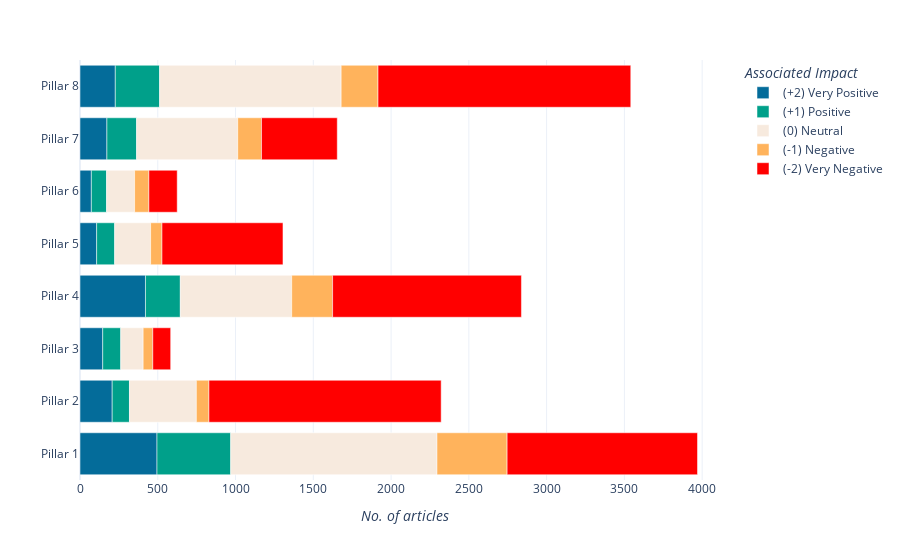

The notebook cell this image was saved under:
### Code cell
fig = px.bar(
    summary_sorted,
    x = "n_articles",
    y = "associated_pillar",
    color = "impact_score_str",
    color_discrete_map = {
        "(+2) Very Positive" : "#046C9A",
        "(+1) Positive" : "#00A08A",
        "(0) Neutral" : "#F7EADE",
        "(-1) Negative" : "#FFB35C",
        "(-2) Very Negative" : "#FF0000"
    },
    orientation = "h",
    labels={
        "n_articles": "<i>No. of articles</i>"
    },
    custom_data = ["associated_pillar", "impact_score_str", "n_articles", "share"]
)
fig.update_layout(
    yaxis_title = None, 
    legend_title_text = "<i>Associated Impact</i>",
    hoverlabel = dict(
        font_size   = 15,
        font_family = "Lato"
    ),
    template = "plotly_white"
)
fig.update_traces(
    hovertemplate = (
        "<b>%{customdata[0]}</b><br>" +
        "<i>%{customdata[1]}</i><br>" +
        "No. of articles: %{customdata[2]}<br>" +
        "(%{customdata[3]:.1f}%)"
    )
)
fig.update_xaxes(fixedrange=True)
fig.update_yaxes(fixedrange=True)
fig.show(
    config = {"modeBarButtonsToRemove": ["select", "lasso"]}
)

### Figure 1 — Plotly figure (JSON) as saved in the notebook; plotly's stock layout.template omitted (floating-point values rounded to 4 significant figures)
{"data": [{"alignmentgroup": "True", "customdata": [["Pillar 1", "(+2) Very Positive", 495, 12.47], ["Pillar 2", "(+2) Very Positive", 207, 8.915], ["Pillar 3", "(+2) Very Positive", 146, 25.04], ["Pillar 4", "(+2) Very Positive", 421, 14.83], ["Pillar 5", "(+2) Very Positive", 107, 8.199], ["Pillar 6", "(+2) Very Positive", 73, 11.68], ["Pillar 7", "(+2) Very Positive", 173, 10.46], ["Pillar 8", "(+2) Very Positive", 227, 6.411]], "hovertemplate": "<b>%{customdata[0]}</b><br><i>%{customdata[1]}</i><br>No. of articles: %{customdata[2]}<br>(%{customdata[3]:.1f}%)", "legendgroup": "(+2) Very Positive", "marker": {"color": "#046C9A", "pattern": {"shape": ""}}, "name": "(+2) Very Positive", "offsetgroup": "(+2) Very Positive", "orientation": "h", "showlegend": true, "textposition": "auto", "type": "bar", "x": [495, 207, 146, 421, 107, 73, 173, 227], "xaxis": "x", "y": ["Pillar 1", "Pillar 2", "Pillar 3", "Pillar 4", "Pillar 5", "Pillar 6", "Pillar 7", "Pillar 8"], "yaxis": "y"}, {"alignmentgroup": "True", "customdata": [["Pillar 1", "(+1) Positive", 474, 11.94], ["Pillar 2", "(+1) Positive", 111, 4.78], ["Pillar 3", "(+1) Positive", 116, 19.9], ["Pillar 4", "(+1) Positive", 224, 7.893], ["Pillar 5", "(+1) Positive", 116, 8.889], ["Pillar 6", "(+1) Positive", 98, 15.68], ["Pillar 7", "(+1) Positive", 191, 11.55], ["Pillar 8", "(+1) Positive", 285, 8.049]], "hovertemplate": "<b>%{customdata[0]}</b><br><i>%{customdata[1]}</i><br>No. of articles: %{customdata[2]}<br>(%{customdata[3]:.1f}%)", "legendgroup": "(+1) Positive", "marker": {"color": "#00A08A", "pattern": {"shape": ""}}, "name": "(+1) Positive", "offsetgroup": "(+1) Positive", "orientation": "h", "showlegend": true, "textposition": "auto", "type": "bar", "x": [474, 111, 116, 224, 116, 98, 191, 285], "xaxis": "x", "y": ["Pillar 1", "Pillar 2", "Pillar 3", "Pillar 4", "Pillar 5", "Pillar 6", "Pillar 7", "Pillar 8"], "yaxis": "y"}, {"alignmentgroup": "True", "customdata": [["Pillar 1", "(0) Neutral", 1326, 33.4], ["Pillar 2", "(0) Neutral", 430, 18.52], ["Pillar 3", "(0) Neutral", 144, 24.7], ["Pillar 4", "(0) Neutral", 716, 25.23], ["Pillar 5", "(0) Neutral", 231, 17.7], ["Pillar 6", "(0) Neutral", 180, 28.8], ["Pillar 7", "(0) Neutral", 650, 39.3], ["Pillar 8", "(0) Neutral", 1167, 32.96]], "hovertemplate": "<b>%{customdata[0]}</b><br><i>%{customdata[1]}</i><br>No. of articles: %{customdata[2]}<br>(%{customdata[3]:.1f}%)", "legendgroup": "(0) Neutral", "marker": {"color": "#F7EADE", "pattern": {"shape": ""}}, "name": "(0) Neutral", "offsetgroup": "(0) Neutral", "orientation": "h", "showlegend": true, "textposition": "auto", "type": "bar", "x": [1326, 430, 144, 716, 231, 180, 650, 1167], "xaxis": "x", "y": ["Pillar 1", "Pillar 2", "Pillar 3", "Pillar 4", "Pillar 5", "Pillar 6", "Pillar 7", "Pillar 8"], "yaxis": "y"}, {"alignmentgroup": "True", "customdata": [["Pillar 1", "(-1) Negative", 451, 11.36], ["Pillar 2", "(-1) Negative", 81, 3.488], ["Pillar 3", "(-1) Negative", 62, 10.63], ["Pillar 4", "(-1) Negative", 263, 9.267], ["Pillar 5", "(-1) Negative", 73, 5.594], ["Pillar 6", "(-1) Negative", 92, 14.72], ["Pillar 7", "(-1) Negative", 153, 9.25], ["Pillar 8", "(-1) Negative", 237, 6.693]], "hovertemplate": "<b>%{customdata[0]}</b><br><i>%{customdata[1]}</i><br>No. of articles: %{customdata[2]}<br>(%{customdata[3]:.1f}%)", "legendgroup": "(-1) Negative", "marker": {"color": "#FFB35C", "pattern": {"shape": ""}}, "name": "(-1) Negative", "offsetgroup": "(-1) Negative", "orientation": "h", "showlegend": true, "textposition": "auto", "type": "bar", "x": [451, 81, 62, 263, 73, 92, 153, 237], "xaxis": "x", "y": ["Pillar 1", "Pillar 2", "Pillar 3", "Pillar 4", "Pillar 5", "Pillar 6", "Pillar 7", "Pillar 8"], "yaxis": "y"}, {"alignmentgroup": "True", "customdata": [["Pillar 1", "(-2) Very Negative", 1224, 30.83], ["Pillar 2", "(-2) Very Negative", 1493, 64.3], ["Pillar 3", "(-2) Very Negative", 115, 19.73], ["Pillar 4", "(-2) Very Negative", 1214, 42.78], ["Pillar 5", "(-2) Very Negative", 778, 59.62], ["Pillar 6", "(-2) Very Negative", 182, 29.12], ["Pillar 7", "(-2) Very Negative", 487, 29.44], ["Pillar 8", "(-2) Very Negative", 1625, 45.89]], "hovertemplate": "<b>%{customdata[0]}</b><br><i>%{customdata[1]}</i><br>No. of articles: %{customdata[2]}<br>(%{customdata[3]:.1f}%)", "legendgroup": "(-2) Very Negative", "marker": {"color": "#FF0000", "pattern": {"shape": ""}}, "name": "(-2) Very Negative", "offsetgroup": "(-2) Very Negative", "orientation": "h", "showlegend": true, "textposition": "auto", "type": "bar", "x": [1224, 1493, 115, 1214, 778, 182, 487, 1625], "xaxis": "x", "y": ["Pillar 1", "Pillar 2", "Pillar 3", "Pillar 4", "Pillar 5", "Pillar 6", "Pillar 7", "Pillar 8"], "yaxis": "y"}], "layout": {"barmode": "relative", "hoverlabel": {"font": {"family": "Lato", "size": 15}}, "legend": {"title": {"text": "<i>Associated Impact</i>"}, "tracegroupgap": 0}, "margin": {"t": 60}, "xaxis": {"anchor": "y", "domain": [0, 1], "fixedrange": true, "title": {"text": "<i>No. of articles</i>"}}, "yaxis": {"anchor": "x", "domain": [0, 1], "fixedrange": true, "title": {}}}}
